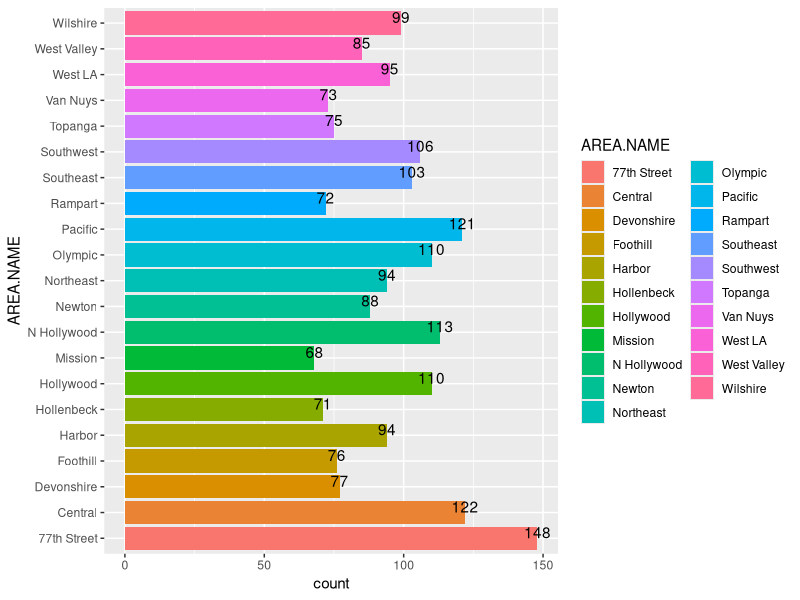
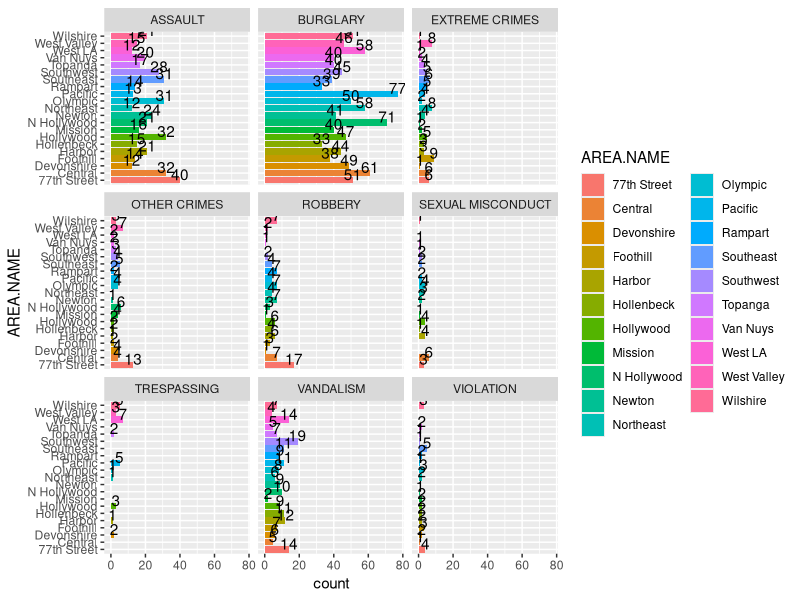
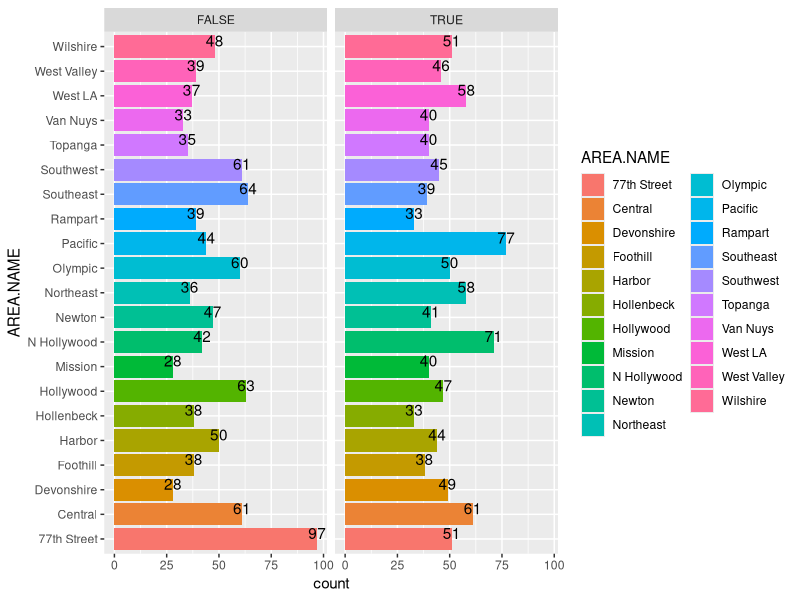
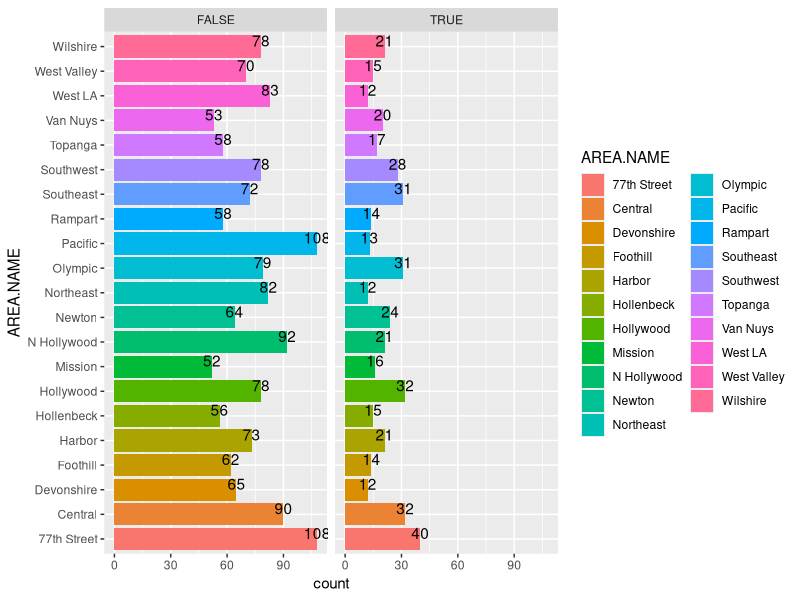
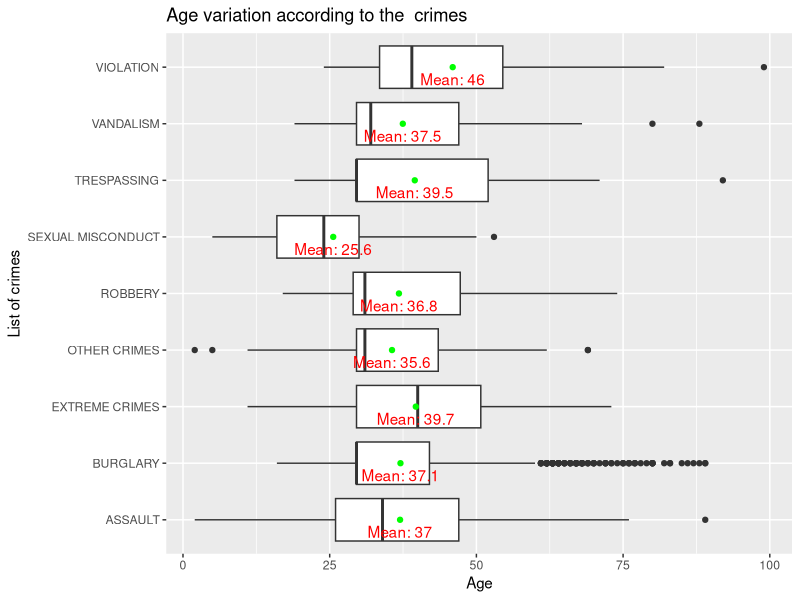
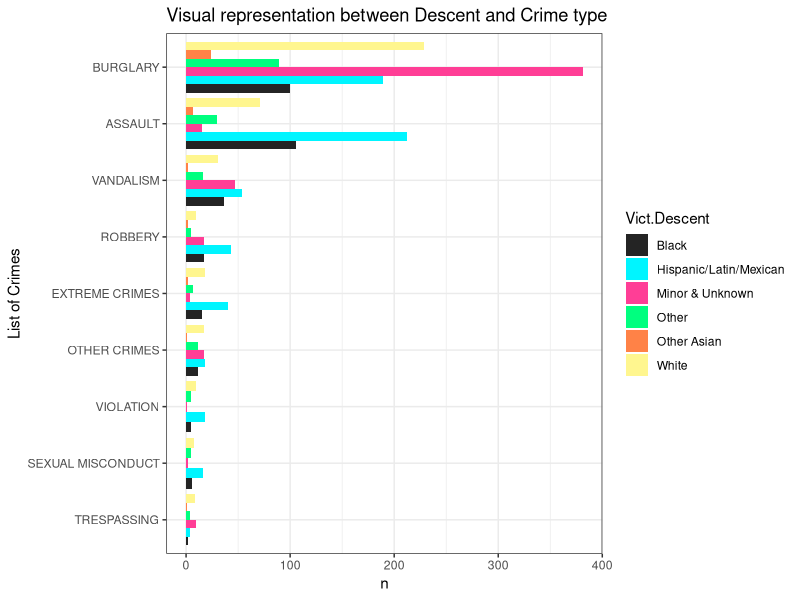
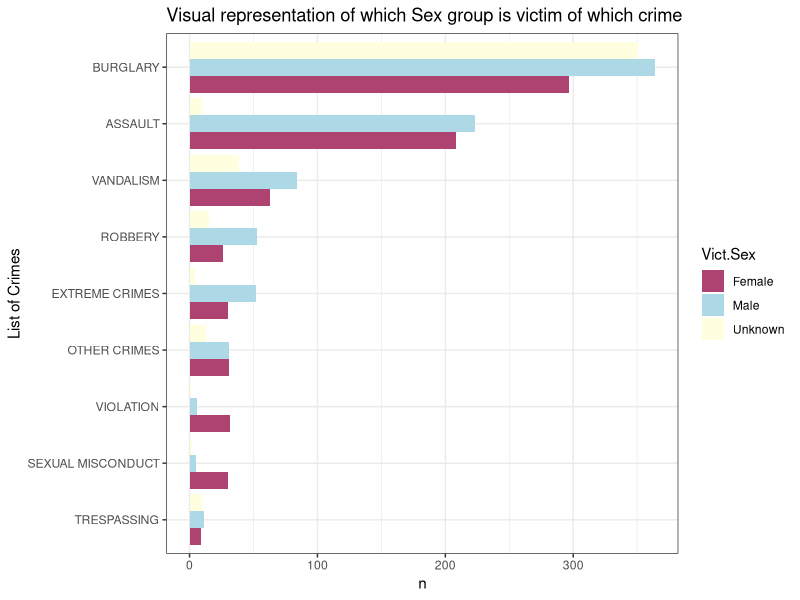

These figures' R source, in order:
## ---- chunk 1
library(tidyverse)
## ---- chunk 2
crime <-read.csv("Subset_data.csv")
## ---- chunk 3
#count total missing values in each column of data frame
sapply(crime, function(x) sum(is.na(x)))
## ---- chunk 4
data <- select(crime,-c(DR_NO,Date.Rptd,DATE.OCC,TIME.OCC,Part.1.2,Crm.Cd.1,Crm.Cd.2,
                        Crm.Cd.3,Crm.Cd.4))
## ---- chunk 5
table(data$Crm.Cd.Desc)
## ---- chunk 6
for(i in 1:length(data$Crm.Cd.Desc)){
if(str_detect(data$Crm.Cd.Desc[i],"ASSAULT")==TRUE & 
   str_detect(data$Crm.Cd.Desc[i],"SEXUAL")!=TRUE){
  data$crime[i]<-"ASSAULT"
} else if(str_detect(data$Crm.Cd.Desc[i],"VIOLATION")==TRUE){
  data$crime[i]<-"VIOLATION"
}  else if(str_detect(data$Crm.Cd.Desc[i],"BURGLARY")==TRUE|
           str_detect(data$Crm.Cd.Desc[i],"STOLEN")==TRUE|
            str_detect(data$Crm.Cd.Desc[i],"THEFT")==TRUE){
  data$crime[i]<-"BURGLARY"
} else if(str_detect(data$Crm.Cd.Desc[i],"SEX")==TRUE|str_detect(data$Crm.Cd.Desc[i],"RAPE")==TRUE){
  data$crime[i]<-"SEXUAL MISCONDUCT"
} else if(str_detect(data$Crm.Cd.Desc[i],"VANDALISM")==TRUE){
  data$crime[i]<-"VANDALISM"
} else if(str_detect(data$Crm.Cd.Desc[i],"CRIMINAL")==TRUE|
          str_detect(data$Crm.Cd.Desc[i],"WEAPON")==TRUE|
          str_detect(data$Crm.Cd.Desc[i],"SHOTS")==TRUE|
          str_detect(data$Crm.Cd.Desc[i],"THREAT")==TRUE|
          str_detect(data$Crm.Cd.Desc[i],"KIDNAP")==TRUE){
  data$crime[i]<-"EXTREME CRIMES"
} else if(str_detect(data$Crm.Cd.Desc[i],"ROBBERY")==TRUE){
  data$crime[i]<-"ROBBERY"
} else if(str_detect(data$Crm.Cd.Desc[i],"TRESPASSING")==TRUE){
  data$crime[i]<-"TRESPASSING"
}else data$crime[i]<-"OTHER CRIMES"
}

## ---- chunk 7
data$Vict.Sex<-ifelse(data$Vict.Sex=="M","Male",ifelse(data$Vict.Sex=="F","Female","Unknown"))
## ---- chunk 8
table(data$Vict.Descent)
## ---- chunk 9
data$Vict.Descent<-ifelse(data$Vict.Descent=="A","Other Asian",
                          ifelse(data$Vict.Descent=="B","Black",
                            ifelse(data$Vict.Descent=="H","Hispanic/Latin/Mexican",
                              ifelse(data$Vict.Descent=="O","Other",
                                ifelse(data$Vict.Descent == "W","White","Minor & Unknown")
                                        ))))
## ---- chunk 10
table(crime$Vict.Age)
## ---- chunk 11
data$Vict.Age <- ifelse(data$Vict.Age == "0", mean(data$Vict.Age),data$Vict.Age)
table(data$Vict.Age)
## ---- chunk 12
ggplot(data , aes(x = AREA.NAME, fill=AREA.NAME)) + 
  geom_bar(aes(y = ..count..), stat = "count") + 
  geom_text(stat='count', aes(label=..count..), vjust= 0)+ coord_flip()
## ---- chunk 13
ggplot(data, aes(x = AREA.NAME, fill=AREA.NAME)) + 
  geom_bar(aes(y = ..count..), stat = "count") + 
  geom_text(stat='count', aes(label=..count..), vjust=0)+ coord_flip()+
  facet_wrap(~crime)
## ---- chunk 14
ggplot(data, aes(x = AREA.NAME, fill=AREA.NAME)) + 
  geom_bar(aes(y = ..count..), stat = "count") + 
  geom_text(stat='count', aes(label=..count..), vjust=0)+ coord_flip()+
  facet_wrap(~crime=="BURGLARY")
## ---- chunk 15
ggplot(data, aes(x = AREA.NAME, fill=AREA.NAME)) + 
  geom_bar(aes(y = ..count..), stat = "count") + 
  geom_text(stat='count', aes(label=..count..), vjust=0)+ coord_flip()+
  facet_wrap(~crime=="ASSAULT")
## ---- chunk 16
ggplot(data=data)+
  aes(x=crime,y=Vict.Age)+
  geom_boxplot()+
  labs(x="List of crimes",
       y="Age",title ="Age variation according to the  crimes")+
  stat_summary(fun = mean, geom = "point", col = "green") +  
  stat_summary(fun = mean, geom = "text", col = "red",    
               vjust = 1.5, aes(label = paste("Mean:", round(..y.., digits = 1))))+
  coord_flip()
## ---- chunk 17
data %>%
  group_by(crime,Vict.Descent) %>% 
  count() %>% 
  ungroup() %>% 
      ggplot()+
        aes(x=reorder(crime,n),y=n,fill=Vict.Descent)+
        geom_col(position = "dodge")+
        coord_flip()+
          scale_fill_manual(values = c("#242424", "#00F5FF","#FF3E96" , "#00FF7F", "#FF8247", "#FFF68F"))+
          labs(x="List of Crimes",title="Visual representation between Descent and Crime type")+
          theme_bw()
## ---- chunk 18
data %>%
  group_by(crime,Vict.Sex) %>% 
  count() %>% 
  ungroup() %>% 
      ggplot()+
        aes(x=reorder(crime,n),y=n,fill=Vict.Sex)+
        geom_col(position = "dodge")+
        coord_flip()+
          scale_fill_manual(values = c("#AE4371", "lightblue", "lightyellow"))+
          labs(x="List of Crimes",title="Visual representation of which Sex group is victim of which crime")+
          theme_bw()
## ---- chunk 19
knitr::kable(data %>% 
  filter(crime=="BURGLARY") %>% 
  count(Premis.Desc) %>% 
  mutate(prop=prop.table(n)) %>% 
  filter(prop>0.030) %>% 
  select(Premis.Desc) %>% 
    rename("Premis of Burglary"="Premis.Desc"))
## ---- chunk 20
knitr::kable(data %>% 
  filter(crime=="ASSAULT") %>% 
  count(Premis.Desc) %>% 
  mutate(prop=prop.table(n)) %>% 
  filter(prop>=0.03) %>% 
  select(Premis.Desc) %>% 
    rename("Premis of Assault"="Premis.Desc"))
## ---- chunk 21
knitr::kable(data %>% 
  filter(crime=="SEXUAL MISCONDUCT") %>% 
  count(Premis.Desc) %>% 
  mutate(prop=prop.table(n)) %>% 
  filter(prop>=0.03) %>% 
  select(Premis.Desc) %>% 
    rename("Premis of Sexual Misconduct"="Premis.Desc"))
## ---- chunk 22
knitr::kable(data %>% 
  filter(crime=="CWSTK") %>% 
  count(Premis.Desc) %>% 
  mutate(prop=prop.table(n)) %>% 
  filter(prop>=0.03) %>% 
  select(Premis.Desc) %>% 
    rename("Premis of CWSTK"="Premis.Desc"))
